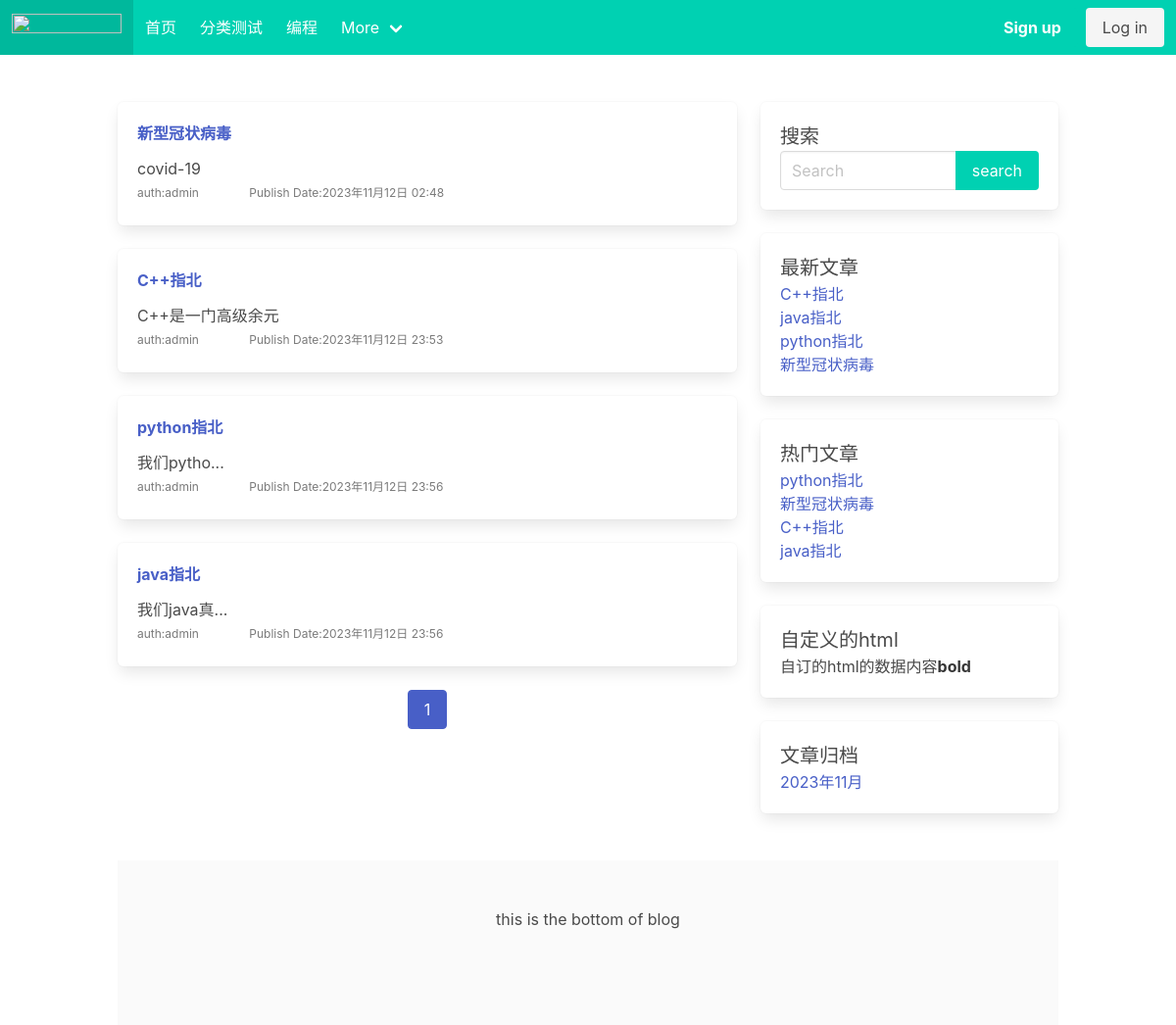
The page / on the database its author committed.
### blog/models.py (models this page shows, shortened)
class Category(models.Model):
    name = models.CharField(max_length=32, verbose_name="分类名称")
    desc = models.TextField(max_length=200, blank=True, default='', verbose_name="分类描述")
    add_date = models.DateTimeField(auto_now_add=True, verbose_name="添加时间")
    pub_date = models.DateTimeField(auto_now=True, verbose_name="修改时间")
    class Meta:
        verbose_name = "博客分类"
        verbose_name_plural = verbose_name

class Post(models.Model):
    title = models.CharField(max_length=61, verbose_name="文章标题")
    desc = models.TextField(max_length=200, blank=True, verbose_name="文章描述")
    category = models.ForeignKey(Category, on_delete=models.CASCADE, verbose_name="分类")
    content = models.TextField(verbose_name="文章详情")
    tags = models.ForeignKey(Tag, blank=True, null=True, on_delete=models.CASCADE, verbose_name="文章标签")
    owner = models.ForeignKey(User, on_delete=models.CASCADE, verbose_name="作者")
    is_hot = models.BooleanField(default=False, verbose_name="是否热门") #手动热门
    Browse_rate = models.IntegerField(default=0, verbose_name="流量率") #浏览量
    add_date = models.DateTimeField(auto_now_add=True, verbose_name="添加时间")
    pub_date = models.DateTimeField(auto_now=True, verbose_name="修改时间")
    class Meta:
        verbose_name = "文章"
        verbose_name_plural = verbose_name

class Sidebar(models.Model):
    STATUS = (
        (1, '隐藏'),
        (2, '展示')
    )
    DISPLAY_TYPE = (
        (1, '搜索'),
        (2, '最新文章'),
        (3, '最热文章'),
        (4, '最近评论'),
        (5, '文章归档'),
        (6, 'HTML')
    )
    title = models.CharField(max_length=50, verbose_name="标题")
    display_type = models.PositiveIntegerField(default=1, choices=DISPLAY_TYPE, verbose_name="展示类型")
    content = models.CharField(max_length=500, blank=True, default='', verbose_name="内容",
                               help_text="如果设置的不是HTML类型，可为空")  # 这个字段专门给html类型的 其他为空
    sort = models.PositiveIntegerField(default=1, verbose_name="排序", help_text='序号越大越靠前')
    status = models.PositiveIntegerField(default=2, choices=STATUS, verbose_name="状态")  # 隐藏显示状态
    add_date = models.DateTimeField(auto_now_add=True, verbose_name="创建时间")
    class Meta:
        verbose_name = "侧边栏"
        verbose_name_plural = verbose_name
        ordering = ['-sort']
    @classmethod  # 类方法展示器，这个就变成了这个类的一个方法可以调用
    def get_sidebar(cls):
        return cls.objects.filter(status=2)  # 查询到所有允许展示的模块
    @property #成为一个类属性，使用时候不需要后边括号，readonly
    def get_content(self):
        if self.display_type == 1:
            context = {
            }
            return render_to_string('blog/sidebar/search.html', context=context)
        elif self.display_type == 2:
            context = {
            }
            return render_to_string('blog/sidebar/new_post.html', context=context)
        elif self.display_type == 3:
            context = {
            }
            return render_to_string('blog/sidebar/hot_post.html', context=context)
        elif self.display_type == 4:
            context = {
            }
            return render_to_string('blog/sidebar/comment.html', context=context)
        elif self.display_type == 5: #文章归档
            context = {
            }
            return render_to_string('blog/sidebar/archives.html', context=context)
        elif self.display_type == 6:  # 自定义侧边栏
            return self.content

### blog/views.py (the view)
# urls.py: path('', views.index, name='index'),
def index(request):
    post_list = Post.objects.all()  # 查询到所有的文章
    paginator = Paginator(post_list, 4)  # 第二个参数2代表每页显示几个
    page_number = request.GET.get('page') #?page = 1 (页码）
    page_obj = paginator.get_page(page_number)
    context = {'post_list': post_list, 'page_obj': page_obj}
    return render(request, 'blog/index.html', context)

### blog/templatetags/category.py (called while the page is built)
@register.simple_tag()
def get_category_list():
    return Category.objects.all()

@register.simple_tag()
def get_sidebar_list():
    return Sidebar.get_sidebar()

@register.simple_tag()
def get_new_post():
    return Post.objects.order_by('-pub_date')[:8]

@register.simple_tag()
def get_hot_Browse_post():
    return Post.objects.order_by('-Browse_rate')[:8]

@register.simple_tag()
def get_archives():
    return Post.objects.dates('add_date', 'month', order='DESC')[:8]

### blog/templates/blog/index.html
{% extends 'blog/base.html' %}

### blog/templates/blog/base.html (shortened to what this page needs)
<!DOCTYPE html>
{% load static category %}
<html lang="en">
<head>
    <link rel="stylesheet" href="{% static 'users/bulma.css' %}">
    <link rel="stylesheet" href="https://cdn.jsdelivr.net/npm/bulma@0.9.4/css/bulma.min.css">
</head>
<body>
<nav class="navbar is-primary" role="navigation" aria-label="main navigation">
    <div class="navbar-brand">
        <a class="navbar-item" href="https://bulma.io">
            <img src="https://bulma.io/images/bulma-logo.png" width="112" height="28">
        </a>
    </div>
    <div id="navbarBasicExample" class="navbar-menu">
        <div class="navbar-start">
            {% block navbar-start %}
            <a class="navbar-item" href="/">
                首页
            </a>
            {% get_category_list as category_list %}
            {% for category in category_list %}
            <a class="navbar-item" href="{% url 'blog:category_list' category.id %}">
                {{ category.name }}
            </a>
            {%endfor%}
            <div class="navbar-item has-dropdown is-hoverable">
                <a class="navbar-link">
                    More
                </a>
            </div>
            {% endblock %}
        </div>
        <div class="navbar-end">
            {% block navbar-end %}
            <div class="navbar-item">
                {% if user.is_authenticated %}
                <div class="buttons">
                    <a class="button is-primary" href="{% url 'users:user_profile' %}" target="_blank">
                        <strong> {{ request.user.username }}</strong>
                    </a>
                    <a href="{% url 'users:logout' %}" class="button is-primary">退出</a>
                </div>
                {% else %}
                <div class="buttons">
                    <a class="button is-primary" href="{% url 'users:register' %}" target="_blank">
                        <strong>Sign up</strong>
                    </a>
                    <a class="button is-light" href="{% url 'users:login' %}" target="_blank">
                        Log in
                    </a>
                </div>
                {% endif %}
            </div>
        </div>
        {% endblock %}
    </div>
</nav>
<section class="section">
    <div class=" container">
        <div class="columns">
            <div class="column is-8">
                {% block section %}
                {% if page_obj %}
                {% for post in page_obj %}
                <div class="box">
                    <h1 class="is-size-6  has-text-weight-bold">
                        <a href="{% url 'blog:post_detail' post.id %}"> {{ post.title }}</a>
                    </h1>
                    <p class="mt-3">{{ post.desc | truncatechars:10 }}</p>
                    <div class="is-size-7 has-text-grey pt-1 pb-1">
                        <span class="mr-6">auth:{{ post.owner }}</span>
                        <span>Publish Date:{{ post.add_date }}</span>
                    </div>
                </div>
                {% endfor %}
                {% else %}
                <div class="box">
                    <p class="has-text-danger-dark">文章不存在！</p>
                </div>
                {% endif %}
                {% if page_obj %}
                <nav class="pagination is-centered" role="navigation" aria-label="pagination">
                    <ul class="pagination-list">
                        <li><a class="pagination-link is-current" aria-label="Page {{ page_obj.number }}"
                               aria-current="page" href='?page={{ page_obj.number }}'>{{ page_obj.number }}</a></li>
                    </ul>
                </nav>
                {% endif %}
                {% endblock %}
            </div>
            <div class="column is-4">
                {% block right %}
                {% get_sidebar_list as sidebar_list %}
                {% for sidebar in sidebar_list %}
                <div class="box">
                    <h1 class="is-size-5">{{ sidebar.title }}</h1>
                    <p>{{ sidebar.get_content|safe }}</p>
                </div>
                {% endfor %}
                {% endblock %}
            </div>
        </div>
    </div>
</section>
{% block footer %}
<footer class="footer container">
    <div class="  has-text-centered">
        this is the bottom of blog
    </div>
</footer>
{% endblock %}
</body>
</html>

### blog/templates/blog/sidebar/search.html (shortened to what this page needs)
<form action="{% url 'blog:search' %}" method="get">
    <div class="field has-addons">
        <div class="control is-expanded">
             <input type="search" class="input" name="keyword" placeholder="Search" value="{{ keyword }}">
        </div>
        <div class="control">
            <input class="button is-primary" type="submit" value="search">
        </div>
    </div>
</form>

### blog/templates/blog/sidebar/new_post.html
{% load category %}
{% get_new_post as post_list %}
{% for post in post_list %}
<ul>
    <li><a href="{% url 'blog:post_detail' post.id %}">{{ post.title }}</a></li>
</ul>
{% endfor %}

### blog/templates/blog/sidebar/hot_post.html
{% load category %}
{% get_hot_Browse_post as post_list %}
{% for post in post_list %}
<ul>
    <li><a href="{% url 'blog:post_detail' post.id %}">{{ post.title }}</a></li>
</ul>
{% endfor %}

### blog/templates/blog/sidebar/archives.html
{% load category %}
{% get_archives as archives_list %}
{% for archive in archives_list %}
<ul>
    <li><a href="{% url 'blog:archives' archive.year archive.month%}">{{ archive.year }}年{{archive.month}}月</a></li>
</ul>
{% endfor %}

### rows shown on the page
Category: name "分类测试"
Category: name "编程"
Post: title "新型冠状病毒", desc "covid-19", owner "admin", add_date "2023年11月12日 02:48"
Post: title "C++指北", desc "C++是一门高级余元", owner "admin", add_date "2023年11月12日 23:53"
Post: title "python指北", desc "我们pytho...", owner "admin", add_date "2023年11月12日 23:56"
Post: title "java指北", desc "我们java真...", owner "admin", add_date "2023年11月12日 23:56"
Sidebar: title "搜索"
Sidebar: title "最新文章"
Sidebar: title "热门文章"
Sidebar: title "自定义的html", get_content "自订的html的数据内容 bold"
Sidebar: title "文章归档", year "2023", month "11"

### other values the page prints
{{ page_obj.number }} "1"
